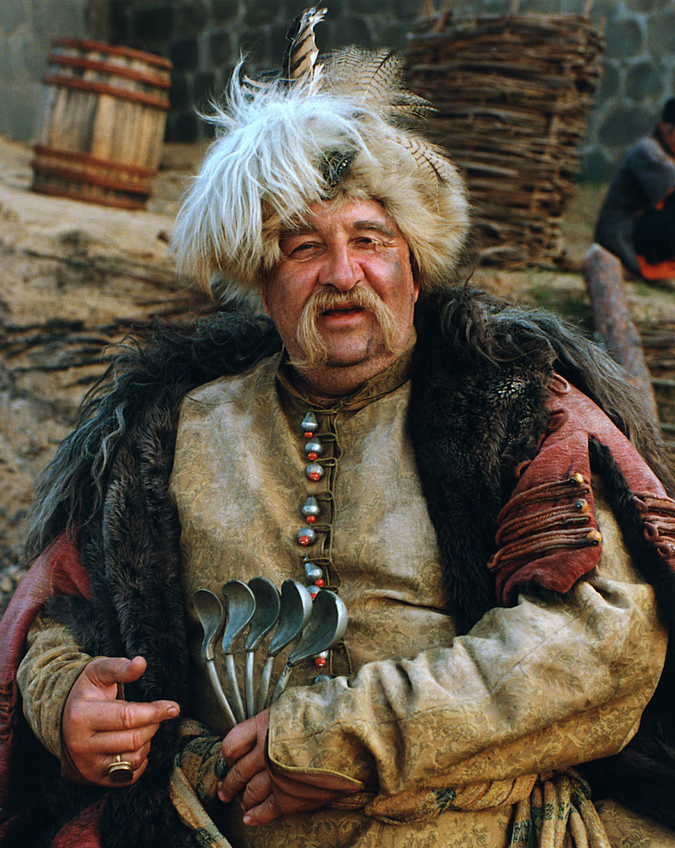
//> input picture prezentacyjne/GPU/BM3D_Color_GPU_prezentacja/BM3D_Col.7C88813F/zagloba_ogniem_i_mieczem.png, 675 x 848 px
$ ./NLM_CPU_wiersz ../../../prezentacyjne/GPU/BM3D_Color_GPU_prezentacja/BM3D_Col.7C88813F/zagloba_ogniem_i_mieczem.png 3 2 2   (built with g++ and OpenCV 4)
//> lines starting //> are read from the running program, lines starting //| are printed output that depends on the picture
//> further down, Obrazek is the input picture: 848 rows x 675 cols, CV_8UC3; mean B, G, R 65.5, 80.3, 90.4
/*
© Marcin Wodejko 2024.
marwod@interia.pl
*/

#include "opencv2/opencv.hpp"
#include "opencv2/core.hpp"
#include <stdint.h>
#include <string>
#include <iostream>
#include <cmath>
#include <math.h>
#include <cmath>
#include<vector>
#include <assert.h>
#include <random>
#include <numeric>
#include <cstdlib>
#include <filesystem> // musi byc C++17 lub wyzej

using namespace std;
using namespace cv;


//******************************************************************************************************************
///////////////////////////////FUNKCJE OGÓLNE////////////////////////////////////////////////


// [21 lines left out: function ObliczanieMSE_Gray, not called in this run]

inline Vec3f ObliczanieMSE_Kolor(cv::Mat referencyjna, cv::Mat porownywana,
	int wielkosc_okienka)
{
	Vec3f sum = 0.0f;
	float dzielnik = (wielkosc_okienka * wielkosc_okienka);

	for (int i = 0; i < wielkosc_okienka; i++)
	{
		for (int j = 0; j < wielkosc_okienka; j++)
		{
			Vec3f p_referencyjny = referencyjna.at<Vec3f>(j, i);
			Vec3f p_porownywany = porownywana.at<Vec3f>(j, i);
			float K = 1/dzielnik;
			sum[0] += K * ((p_referencyjny[0] - p_porownywany[0])
				* (p_referencyjny[0] - p_porownywany[0]));
			sum[1] += K * ((p_referencyjny[1] - p_porownywany[1])
				* (p_referencyjny[1] - p_porownywany[1]));
			sum[2] += K * ((p_referencyjny[2] - p_porownywany[2])
				* (p_referencyjny[2] - p_porownywany[2]));
		}

	}
	return sum;
}


// [34 lines left out: function NLM_Grey, not called in this run]

inline void NLM_Kolor(cv::Mat Okno_Przeszukania, cv::Mat Okienko_Referencyjne,
	int wielkosc_okna_przeszukania, int wielkosc_okna_podobienstwa,
	Vec3f& wartosc_pixela_odszumionego_kolor, float sigma, float stala_h,
	int polowa_okna_przeszukania, int polowa_okna_podobienstwa, bool Bodues)
{

	std::vector<float>Vector_Wag;
	std::vector<Vec3f>Vector_Pixeli;

	for (int i = polowa_okna_podobienstwa; i < wielkosc_okna_przeszukania + polowa_okna_podobienstwa; i++)
	{
		for (int j = polowa_okna_podobienstwa; j < wielkosc_okna_przeszukania + polowa_okna_podobienstwa; j++)
		{

			Vec3f MSE(0, 0, 0);
			cv::Mat Okienko_porownywane = Okno_Przeszukania(cv::Rect(i - polowa_okna_podobienstwa, j - polowa_okna_podobienstwa, wielkosc_okna_podobienstwa, wielkosc_okna_podobienstwa));
			MSE = ObliczanieMSE_Kolor(Okienko_Referencyjne, Okienko_porownywane, wielkosc_okna_podobienstwa);
			float zsumowane_MSE = (MSE[0] + MSE[1] + MSE[2]) / 3;
			if (Bodues == true) zsumowane_MSE = fmaxf((zsumowane_MSE - 2 * sigma * sigma), 0.0f);
			float waga = std::expf(-(zsumowane_MSE / (stala_h * stala_h)));
			Vector_Wag.push_back(waga);
			Vec3f wartosc_pixela = Okno_Przeszukania.at<Vec3f>(j, i);
			wartosc_pixela[0] = wartosc_pixela[0] * waga;
			wartosc_pixela[1] = wartosc_pixela[1] * waga;
			wartosc_pixela[2] = wartosc_pixela[2] * waga;
			Vector_Pixeli.push_back(wartosc_pixela);
		}
	}

	Vec3f suma_pikseli(0, 0, 0);
	float suma_wag = 0;
	for (int i = 0; i < Vector_Pixeli.size(); ++i)
		suma_pikseli[0] = suma_pikseli[0] + Vector_Pixeli[i][0];
	for (int i = 0; i < Vector_Pixeli.size(); ++i)
		suma_pikseli[1] = suma_pikseli[1] + Vector_Pixeli[i][1];
	for (int i = 0; i < Vector_Pixeli.size(); ++i)
		suma_pikseli[2] = suma_pikseli[2] + Vector_Pixeli[i][2];
	for (std::vector<float>::iterator it = Vector_Wag.begin(); it != Vector_Wag.end(); ++it)
		suma_wag = suma_wag + *it;
	wartosc_pixela_odszumionego_kolor[0] = fminf(fmaxf(suma_pikseli[0] / suma_wag, 0), 255);
	wartosc_pixela_odszumionego_kolor[1] = fminf(fmaxf(suma_pikseli[1] / suma_wag, 0), 255);
	wartosc_pixela_odszumionego_kolor[2] = fminf(fmaxf(suma_pikseli[2] / suma_wag, 0), 255);

}


//***************************************************************************************************************

void funkcja_glowna(cv::Mat Obrazek, cv::Mat& Obrazek_odszumiony, int kolor_obrazka, float sigma, float stala_h, char filtracja_wstepna)
{
//> called with kolor_obrazka = 3, sigma = 2, stala_h = 2, filtracja_wstepna = 't'
	cv::Mat MacierzWyjsciowa; // obiekt opencv Mat w którym bedzie zapisane piksele po odszumieniu
	cv::Mat Okno_Przeszukania; //obiekt opencv Mat który bedzie stanowil "wskaznik" na obszar obrazka uwzgledniany przy obliczaniu piksela odszumionego
	cv::Mat Okienko_Referencyjne; //obiekt opencv Mat który bedzie stanowil "wskaznik" na obszar obrazka uwzgledniany przy obliczaniu podobienstwa miedzy dwoam pikselami
	std::string nazwa_pilku_zaszumionego; //nazwa wczytywanego pliku wraz z rozszerzeniem, bez sciezki;
	int orginal_obrazek_width; // szerokosc obrazka orginalnego, bez dodanych marginesów
	int orginal_obrazek_height; // wysokosc obrazka orginalnego, bez dodanych marginesów
	int wielkosc_okna_podobienstwa; // wielkosc obszaru obrazka uwzgledniany przy obliczaniu podobienstwa miedzy dwoma pikselami
	int wielkosc_okna_przeszukania; //wielkosc obsaru obrazka uwzglednianego przy obliczaniu piksela odszumionego, 21 alblo 35 pixeli
	int polowa_okna_przeszukania; //dlugosc obszaru pomiedzy pikselem odszymianym a granica okna, (wielkosc_okna_przeszukania-1)/2
	int polowa_okna_podobienstwa; //dlugosc obszaru pomiedzy pikselem odszymianym a granica okna, (wielkosc_okna_podobienstwa-1)/2
	int rzeczywiste_okno_przeszukania; //wielkosc okna podobienstwa poszerzonegopo obu stronach o polowy okna przeszukania
	int polowa_rzeczywistego_okna_przeszukania;// dlugosc obszaru pomiedzy pikselem odszymianym a granica okna, (rzeczywiste_okna_przeszukania - 1) / 2
	int wielkosc_marginesu;// margines dodawany do obrazka z lewej strony i od góry w celu odszumienia pikseli przy brzegach obrazka
	int obrazek_z_marginesami_width;// szerokosc obrazka po dodaniu marginesów
	int obrazek_z_marginesami_height; // wysokosc pobrazka po dodaniu marginesów
	double poziom_rozmycia_gauss; // poziom rozmycia fitrem gaussa (w przypadku zastosowania prefiltracji) zalezny od poziomu szumu
	float redukcja_sigmy; // wspólczynnik redukcji wspolczynnika szumu podczas dalszego przetwarzania, po zastosowaniu prefiltracjii gaussem
	float wartosc_pixela_odszumionego;// tymczasowe miejsce zapisu wartosci odszumionego piksela w obrazku szarym
	Vec3f wartosc_pixela_odszumionego_kolor; // tymczasowe miejsce zapisu wartosci odszumionego piksela w obrazku kolorowym


	if (sigma < 25) {
		wielkosc_okna_przeszukania = 15;
	}
	else if (sigma < 60)
	{
		wielkosc_okna_przeszukania = 21;
	}
	else if (sigma < 80)
	{
		wielkosc_okna_przeszukania = 25;
	}
	else
	{
		wielkosc_okna_przeszukania = 31;
	}

	if (kolor_obrazka == 0)
	{
		if (sigma < 20)
		{
			wielkosc_okna_podobienstwa = 3;
		}
		else if (sigma < 40)
		{
			wielkosc_okna_podobienstwa = 5;
		}
		else if (sigma < 60)
		{
			wielkosc_okna_podobienstwa = 7;
		}
		else
		{
			wielkosc_okna_podobienstwa = 9;
		}
	}
	else if (kolor_obrazka == 1)
	{
		if (sigma < 20)
		{
			wielkosc_okna_podobienstwa = 3;
		}
		else if (sigma < 40)
		{
			wielkosc_okna_podobienstwa = 5;
		}
		else
		{
			wielkosc_okna_podobienstwa = 7;
		}
	}

	orginal_obrazek_width = Obrazek.cols;
//> orginal_obrazek_width = 675
	orginal_obrazek_height = Obrazek.rows;
//> orginal_obrazek_height = 848

	////////////////dodajemy "marginesy" do obrazka (po polowie obszaru przeszukania -po16)/////////////////////////////

	polowa_okna_przeszukania = (wielkosc_okna_przeszukania - 1) / 2;
	polowa_okna_podobienstwa = (wielkosc_okna_podobienstwa - 1) / 2;
	rzeczywiste_okno_przeszukania = wielkosc_okna_przeszukania + wielkosc_okna_podobienstwa - 1;
	polowa_rzeczywistego_okna_przeszukania = polowa_okna_przeszukania + polowa_okna_podobienstwa;

	wielkosc_marginesu = std::floor(wielkosc_okna_przeszukania / 2)
		+ std::floor(wielkosc_okna_podobienstwa / 2);
	cv::copyMakeBorder(Obrazek, Obrazek, wielkosc_marginesu, wielkosc_marginesu,
		wielkosc_marginesu, wielkosc_marginesu, cv::BORDER_REFLECT);
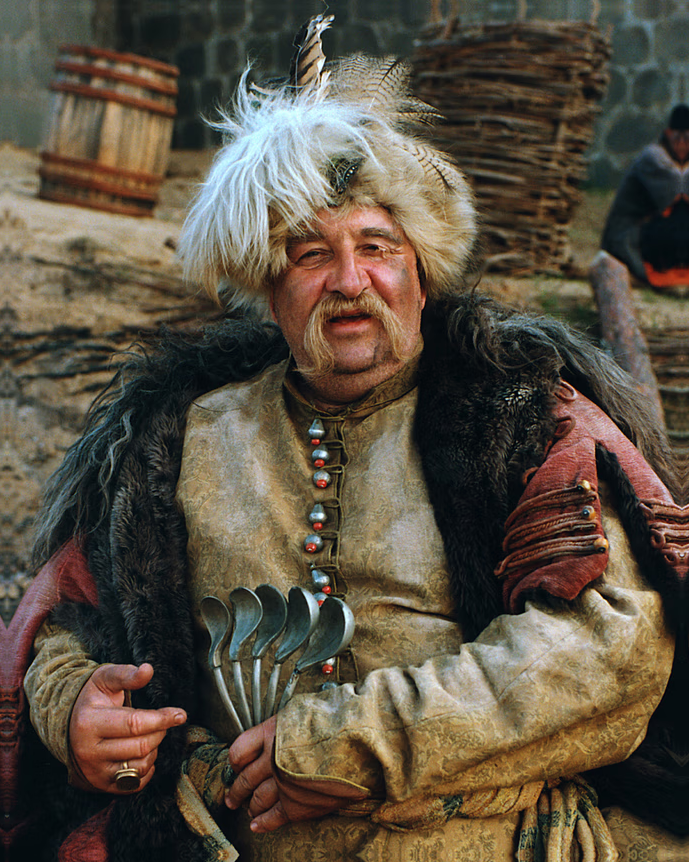
//> Obrazek: 862 rows x 689 cols, CV_8UC3; mean B, G, R 65.2, 79.9, 89.8
	if (sigma < 50)
	{
		poziom_rozmycia_gauss = 0.5;
		redukcja_sigmy = 0.65;
	}

	else
	{
		poziom_rozmycia_gauss = 1.0;
		redukcja_sigmy = 0.33;
	}

	if (filtracja_wstepna == 't')
	{
		cv::GaussianBlur(Obrazek, Obrazek, cv::Size(3, 3), poziom_rozmycia_gauss, poziom_rozmycia_gauss);
		sigma = redukcja_sigmy * sigma;
	}
	if (kolor_obrazka == 0)
	{
		Obrazek.convertTo(Obrazek, CV_32F);
	}
	else Obrazek.convertTo(Obrazek, CV_32FC3);
//> Obrazek: 862 rows x 689 cols, CV_32FC3
	obrazek_z_marginesami_width = Obrazek.cols;
//> obrazek_z_marginesami_width = 689
	obrazek_z_marginesami_height = Obrazek.rows;
//> obrazek_z_marginesami_height = 862


	if (kolor_obrazka == 0)
	{
		MacierzWyjsciowa = cv::Mat::zeros(obrazek_z_marginesami_height, obrazek_z_marginesami_width, CV_32F);
	}
	else MacierzWyjsciowa = cv::Mat::zeros(obrazek_z_marginesami_height, obrazek_z_marginesami_width, CV_32FC3);

	//if (sigma > 60) sigma = sigma - 5;
	for (int i = wielkosc_marginesu; i < obrazek_z_marginesami_width - wielkosc_marginesu; i++)
	{
		for (int j = wielkosc_marginesu; j < obrazek_z_marginesami_height - wielkosc_marginesu; j++)
		{
			if (kolor_obrazka == 0)
			{
				Okno_Przeszukania = Obrazek(cv::Rect(i - polowa_rzeczywistego_okna_przeszukania, j - polowa_rzeczywistego_okna_przeszukania, rzeczywiste_okno_przeszukania, rzeczywiste_okno_przeszukania));
				Okienko_Referencyjne = Obrazek(cv::Rect(i - polowa_okna_podobienstwa, j - polowa_okna_podobienstwa, wielkosc_okna_podobienstwa, wielkosc_okna_podobienstwa));

				NLM_Grey(Okno_Przeszukania, Okienko_Referencyjne, wielkosc_okna_przeszukania, wielkosc_okna_podobienstwa, wartosc_pixela_odszumionego, sigma, stala_h, polowa_okna_przeszukania, polowa_okna_podobienstwa, true);
				MacierzWyjsciowa.at<float>(j, i) = wartosc_pixela_odszumionego;
			}
			else
			{
				Okno_Przeszukania = Obrazek(cv::Rect(i - polowa_rzeczywistego_okna_przeszukania, j - polowa_rzeczywistego_okna_przeszukania, rzeczywiste_okno_przeszukania, rzeczywiste_okno_przeszukania));
				Okienko_Referencyjne = Obrazek(cv::Rect(i - polowa_okna_podobienstwa, j - polowa_okna_podobienstwa, wielkosc_okna_podobienstwa, wielkosc_okna_podobienstwa));

				NLM_Kolor(Okno_Przeszukania, Okienko_Referencyjne, wielkosc_okna_przeszukania, wielkosc_okna_podobienstwa, wartosc_pixela_odszumionego_kolor, sigma, stala_h, polowa_okna_przeszukania, polowa_okna_podobienstwa, true);
				Vec3f& pixel = MacierzWyjsciowa.at<Vec3f>(j, i);
				pixel = wartosc_pixela_odszumionego_kolor;
			}
		}
	}
//> this loop made 675 passes
//> wartosc_pixela_odszumionego_kolor on passes 1 to 3: [16.08, 12.76, 6.96], [16.09, 12.77, 6.99], [16.1, 12.78, 6.99]
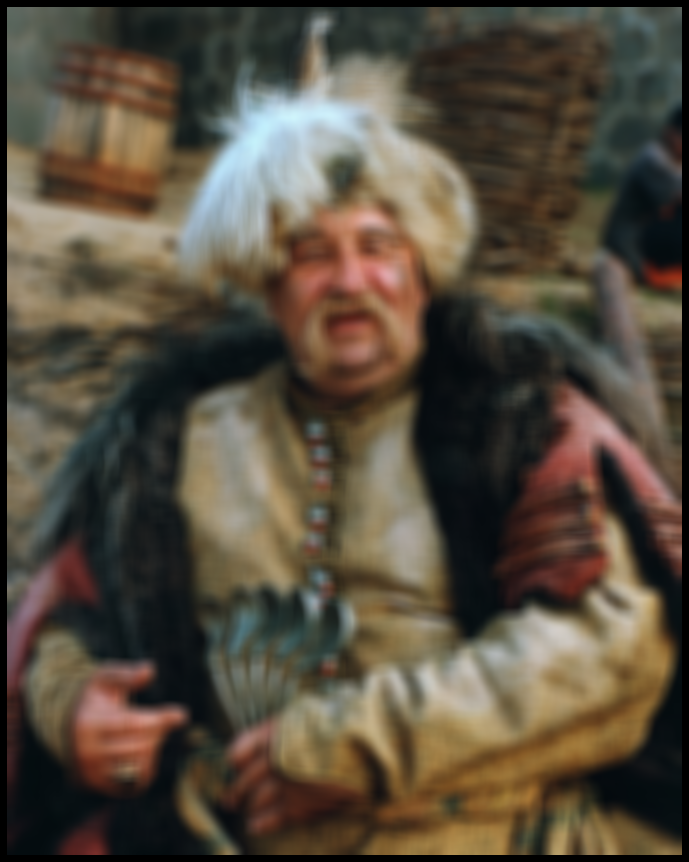
//> MacierzWyjsciowa: 862 rows x 689 cols, CV_32FC3; mean B, G, R 63.1, 77.4, 87.1
//> after the loop, wartosc_pixela_odszumionego = 0; wartosc_pixela_odszumionego_kolor = [61.27, 101, 124.8]


	if (kolor_obrazka == 0)
	{
		MacierzWyjsciowa.convertTo(MacierzWyjsciowa, CV_8UC1);
	}
	else MacierzWyjsciowa.convertTo(MacierzWyjsciowa, CV_8UC3);
//> MacierzWyjsciowa: 862 rows x 689 cols, CV_8UC3

	Obrazek_odszumiony = MacierzWyjsciowa(cv::Rect(wielkosc_marginesu, wielkosc_marginesu, orginal_obrazek_width, orginal_obrazek_height));
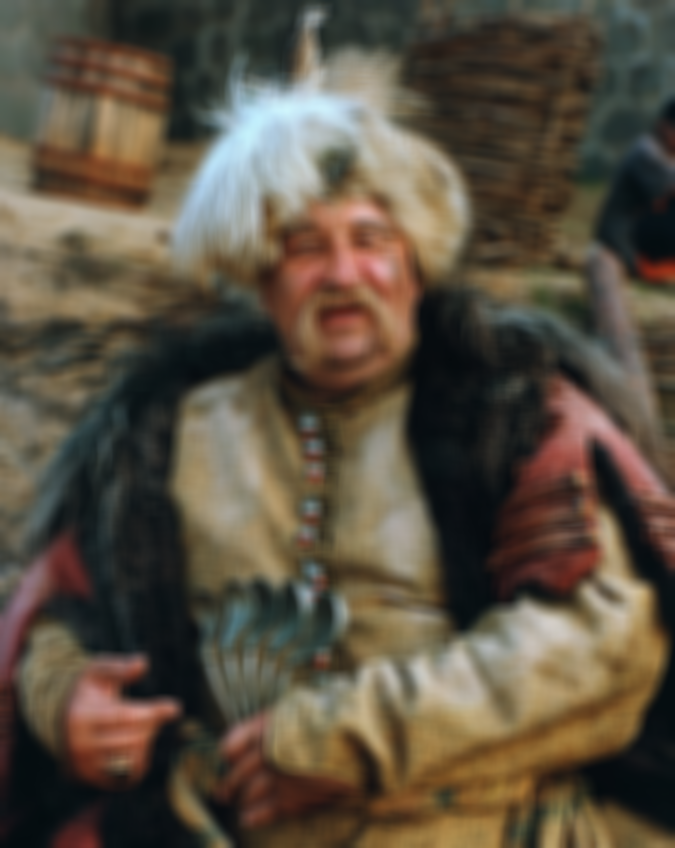
//> Obrazek_odszumiony: 848 rows x 675 cols, CV_8UC3; mean B, G, R 65.5, 80.3, 90.4

}


//******************************************************************************************************************


int main(int argc, char* argv[])
{

	int kolor_obrazka = 1; // zawiera informacje czy przetwarzany obraz bedzie w skali szarosci czy kolorze
	//int opcja_obrazka; // zawiera informacje czy przetwarzany obraz jest juz zaszumiiony czy dodac szum
	float sigma; // poziom szumu
	float stala_h; // parametr okreslany przed procesem odszumiania w zaleznosci od szumu i wielkosci  Okienka referncyjnego, uzywany w procesie obiczania wagi piksela
	bool Bodues = false; //czy odejmowac 2*sigma*sigma od obliczoej odlegosci pomiedzy pikselami
	cv::Mat Obrazek; // obiekt opencv Mat w którym bedzie zapisany przetwarzany obrazek
	cv::Mat Obrazek_odszumiony;
	string wpisana_nazwa;
	//cv::Mat ObrazekReferencyjny; //obiekt opencv Mat w którym bedzie wczytany obrazek bez szumu
	kolor_obrazka = 0;
	//opcja_obrazka = 1;
	//Obrazek  = cv::imread(nazwa_pilku_zaszumionego, kolor_obrazka);
	sigma = 0;
	char filtracja_wstepna = 't';
	Bodues = true;
	stala_h=1;
	int licznik = 0;


	if (argc == 2 && (std::string(argv[1]) == "--help" || std::string(argv[1]) == "-h"))
	{
		std::cout << "Filtr NLM CPU, filtruje z szumu obrazy w skali szarosci i kolorze.\n";
		std::cout << "Uzycie: NLM_CPU.exe <liczba calkowita>  <int>  <liczba calkowita> <liczba calkowita>\n";
		std::cout << "Argumenty:\n";
		std::cout << "  <nazwa pliku>       Nazwa pliku. Mozna podac nazwe i sciezke folderu lub sama nazwe \n";
		std::cout << "		      jezeli znajduje sie w jednym folderze z programem - zostana \n";
		std::cout << "		      przetworzone wszystkie pliki graficzne w folderze\n";
		std::cout << "  <kolor>	      Liczba calkowita: 0 - obraz w skali szarosci, 1 - obraz w koolorze\n";
		std::cout << "  <poziom szumu>      Liczba calkowita: 0 do 100\n";
		std::cout << "  <stala filtracji>   Liczba calkowita: sila odzumiania";
		return 0;
	}

	if (argc != 5) {
		std::cerr << "Uzycie: " << argv[0] << " <nazwa pliku> <kolor> <poziom szumu> <stala filtracji>\n pomoc: --help lub -h";
		cv::waitKey(0);
		return 1;
	}

	wpisana_nazwa = argv[1];       //nazwa wczytywanego pliku argv[0] to nazwa programu
	kolor_obrazka = std::atoi(argv[2]);
	sigma = std::atof(argv[3]);  // drugi arg - poziom szumu
	stala_h = std::atof(argv[4]); // Argument float
	time_t czasStart = time(NULL);

	if (std::filesystem::is_regular_file(wpisana_nazwa))
	{
		Obrazek = cv::imread(wpisana_nazwa, kolor_obrazka);

		if (Obrazek.empty())
		{
			std::cerr << "Nie mozna wczytac obrazka do odszumienia." << std::endl;
			cv::waitKey(0);
			return -1;
		}
		funkcja_glowna(Obrazek, Obrazek_odszumiony, kolor_obrazka, sigma, stala_h, filtracja_wstepna);
		//std::filesystem::path plik = std::filesystem::path(wpisana_nazwa);
		for (std::filesystem::path plik : {std::filesystem::absolute(wpisana_nazwa)})
		{
			std::string nowa_nazwa = plik.stem().string() + "_filtered" + plik.extension().string();
			std::string nowa_nazwa_i_sciezka = plik.parent_path().string() + "/" + nowa_nazwa;
			std::cout << plik.parent_path().string() << endl;
			std::cout << nowa_nazwa_i_sciezka << endl;
			// Zapis przetworzonego obrazu
			//imshow("Obrazek po 2 kroku", Obrazek_odszumiony);
			cv::imwrite(nowa_nazwa_i_sciezka, Obrazek_odszumiony);
		}
		licznik++;
	}
	else if (std::filesystem::is_directory(wpisana_nazwa))
	{
		for (const auto& entry : std::filesystem::directory_iterator(wpisana_nazwa)) {
			// Sprawdzenie, czy plik ma odpowiednie rozszerzenie (.jpg, .png itd.)
			if (entry.is_regular_file() && (entry.path().extension() == ".jpg" || entry.path().extension() == ".jpeg" || entry.path().extension() == ".png"
				|| entry.path().extension() == ".bmp" || entry.path().extension() == ".tiff" || entry.path().extension() == ".tif" || entry.path().extension() == ".webp"
				|| entry.path().extension() == ".hdr" || entry.path().extension() == ".jp2"))
			{
				Obrazek = cv::imread(entry.path().string(), kolor_obrazka);

				if (Obrazek.empty())
				{
					std::cerr << "Nie mozna wczytac obrazka do odszumienia." << std::endl;
					cv::waitKey(0);
					return -1;
				}
				funkcja_glowna(Obrazek, Obrazek_odszumiony, kolor_obrazka, sigma, stala_h, filtracja_wstepna);
				for (std::filesystem::path plik : {std::filesystem::absolute(std::filesystem::path(entry))})
				{
					std::string nowa_nazwa = plik.stem().string() + "_filtered" + plik.extension().string();
					std::string nowa_sciezka = plik.parent_path().string() + "/" + "filtered";
					std::string nowa_nazwa_i_sciezka = nowa_sciezka + "/" + nowa_nazwa;
					if (!std::filesystem::exists(nowa_sciezka)) //sprawdza czy istnieje folder do apisania wynikowych obrazow
					{
						if (std::filesystem::create_directories(nowa_sciezka)) {
							std::cout << "Utworzono folder: " << nowa_sciezka << std::endl;
						}
						else {
							std::cerr << "Nie udalo sie utworzyc folderu: " << nowa_sciezka << std::endl;
							return 1; // Zakończenie programu z bledem
						}
					}
					cv::imwrite(nowa_nazwa_i_sciezka, Obrazek_odszumiony);
					std::cerr << "przefiltrowano i zapisano:" << nowa_nazwa << std::endl;
					licznik++;
				}

			}
		}
	}
	else {
		std::cerr << "Podana sciezka lub nazwa pliku  jest bledna" << std::endl;
		return 1;
	}
	time_t czasStop = time(NULL);
	std::cout << "Przefiltrowano " << licznik << " obrazow w czasie : " << czasStop - czasStart << " s." << std::endl;

	cv::waitKey(0);
	return 0;

}
